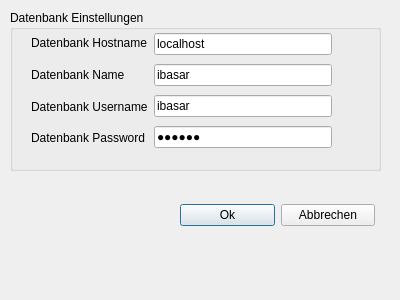
<?xml version="1.0" encoding="UTF-8"?>
<ui version="4.0">
 <class>SettingsDialog</class>
 <widget class="QDialog" name="SettingsDialog">
  <property name="geometry">
   <rect>
    <x>0</x>
    <y>0</y>
    <width>400</width>
    <height>300</height>
   </rect>
  </property>
  <property name="windowTitle">
   <string>Dialog</string>
  </property>
  <widget class="QGroupBox" name="dbSettingsBox">
   <property name="geometry">
    <rect>
     <x>10</x>
     <y>10</y>
     <width>371</width>
     <height>161</height>
    </rect>
   </property>
   <property name="title">
    <string>Datenbank Einstellungen</string>
   </property>
   <widget class="QWidget" name="layoutWidget">
    <property name="geometry">
     <rect>
      <x>21</x>
      <y>20</y>
      <width>301</width>
      <height>121</height>
     </rect>
    </property>
    <layout class="QHBoxLayout" name="horizontalLayout">
     <item>
      <layout class="QVBoxLayout" name="verticalLayout">
       <item>
        <widget class="QLabel" name="label">
         <property name="text">
          <string>Datenbank Hostname</string>
         </property>
        </widget>
       </item>
       <item>
        <widget class="QLabel" name="label_2">
         <property name="text">
          <string>Datenbank Name</string>
         </property>
        </widget>
       </item>
       <item>
        <widget class="QLabel" name="label_3">
         <property name="text">
          <string>Datenbank Username</string>
         </property>
        </widget>
       </item>
       <item>
        <widget class="QLabel" name="label_4">
         <property name="text">
          <string>Datenbank Password</string>
         </property>
        </widget>
       </item>
      </layout>
     </item>
     <item>
      <layout class="QVBoxLayout" name="verticalLayout_2">
       <item>
        <widget class="QLineEdit" name="inputhostname">
         <property name="text">
          <string>localhost</string>
         </property>
        </widget>
       </item>
       <item>
        <widget class="QLineEdit" name="inputdbname">
         <property name="text">
          <string>ibasar</string>
         </property>
        </widget>
       </item>
       <item>
        <widget class="QLineEdit" name="inputuser">
         <property name="text">
          <string>ibasar</string>
         </property>
        </widget>
       </item>
       <item>
        <widget class="QLineEdit" name="inputpasswd">
         <property name="text">
          <string>ibasar</string>
         </property>
         <property name="echoMode">
          <enum>QLineEdit::Password</enum>
         </property>
        </widget>
       </item>
      </layout>
     </item>
    </layout>
   </widget>
  </widget>
  <widget class="QWidget" name="layoutWidget">
   <property name="geometry">
    <rect>
     <x>180</x>
     <y>200</y>
     <width>195</width>
     <height>30</height>
    </rect>
   </property>
   <layout class="QHBoxLayout" name="horizontalLayout_2">
    <item>
     <widget class="QPushButton" name="okButton">
      <property name="text">
       <string>Ok</string>
      </property>
     </widget>
    </item>
    <item>
     <widget class="QPushButton" name="abortButton">
      <property name="text">
       <string>Abbrechen</string>
      </property>
     </widget>
    </item>
   </layout>
  </widget>
 </widget>
 <resources/>
 <connections/>
</ui>
